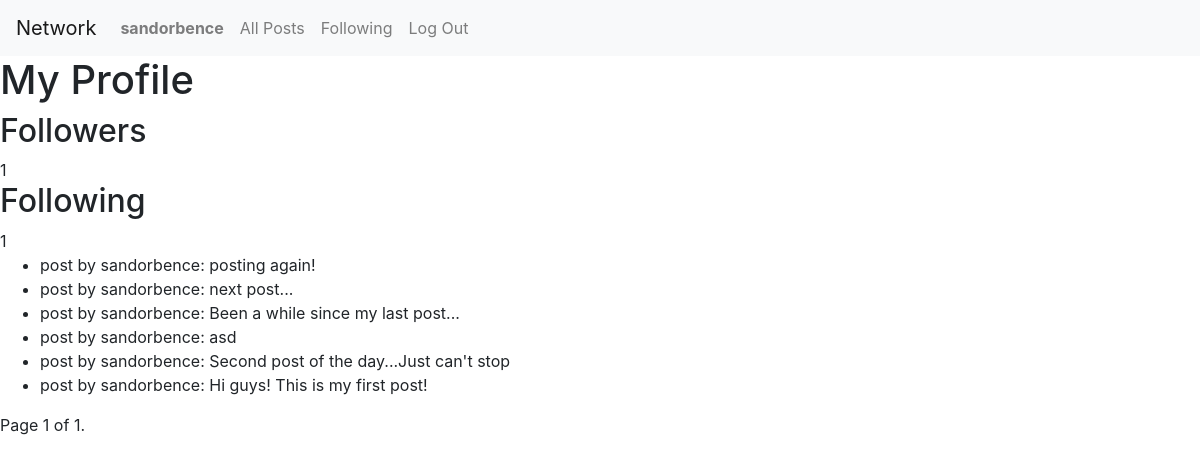
Page /user/sandorbence (signed in) on the earlier database version.
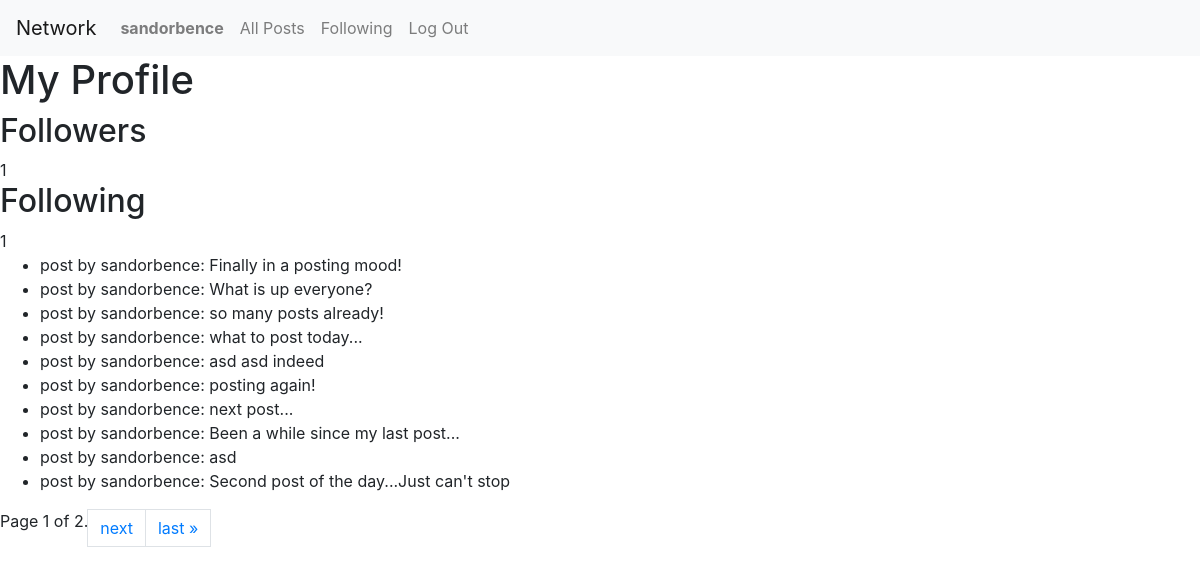
Same page on the later database version.
### network/models.py (models this page shows, shortened)
class Post(models.Model):
    user = models.ForeignKey(
        User, on_delete=models.CASCADE, related_name="posts")
    text = models.CharField(max_length=500)
    date = models.DateTimeField(auto_now_add=True)
    def __str__(self):
        return f"post by {self.user.username}: {self.text[:40]}"

class User(AbstractUser):
    followers = models.ManyToManyField(
        "self", symmetrical=False, related_name="following")

### network/views.py (the view)
# urls.py: path("user/<str:username>", views.user_profile, name="user_profile"),
@login_required
def user_profile(request, username):
    user = User.objects.get(username=username)
    posts = Post.objects.filter(user=user).order_by("-date")
    paginator = Paginator(posts, 10)
    page_number = request.GET.get("page")
    page_obj = paginator.get_page(page_number)
    return render(request, "network/profile.html", {
        "user": user,
        "followed": request.user.following.filter(username=username).exists(),
        "page_obj": page_obj
    })

### network/templates/network/profile.html (shortened to what this page needs)
{% extends "network/layout.html" %}
{% load static %}
{% block body %}
{% if request.user == user %}
<h1>My Profile</h1>
{% else %}
<h1>User {{user.username}}</h1>
{% endif %}
<h2>Followers</h2>
<div id="follower-count">
    {{ user.followers.count }}
</div>
<h2>Following</h2>
{{ user.following.count }}
<div id="posts-container">
    <ul>
        {% for post in page_obj %}
        <li>{{ post }}</li>
        {% endfor %}
    </ul>
</div>
<div class="pagination-container">
    <ul class="pagination">
        <span class="current">
            Page {{ page_obj.number }} of {{ page_obj.paginator.num_pages }}.
        </span>
        {% if page_obj.has_next %}
            <a class="page-link" href="?page={{ page_obj.next_page_number }}">next</a>
            <a class="page-link" href="?page={{ page_obj.paginator.num_pages }}">last &raquo;</a>
        {% endif %}
    </ul>
</div>
{% endblock %}

Differences in the rows shown:
no longer on this page (row unchanged): Post: user+text "post by sandorbence: Hi guys! This is my first post!"
added Post: user+text "post by sandorbence: Finally in a posting mood!"
added Post: user+text "post by sandorbence: What is up everyone?"
added Post: user+text "post by sandorbence: so many posts already!"
added Post: user+text "post by sandorbence: what to post today..."
added Post: user+text "post by sandorbence: asd asd indeed"
Other differences:
{{ page_obj.paginator.num_pages }}: "1" → "2"
text now shown: "next last »"
